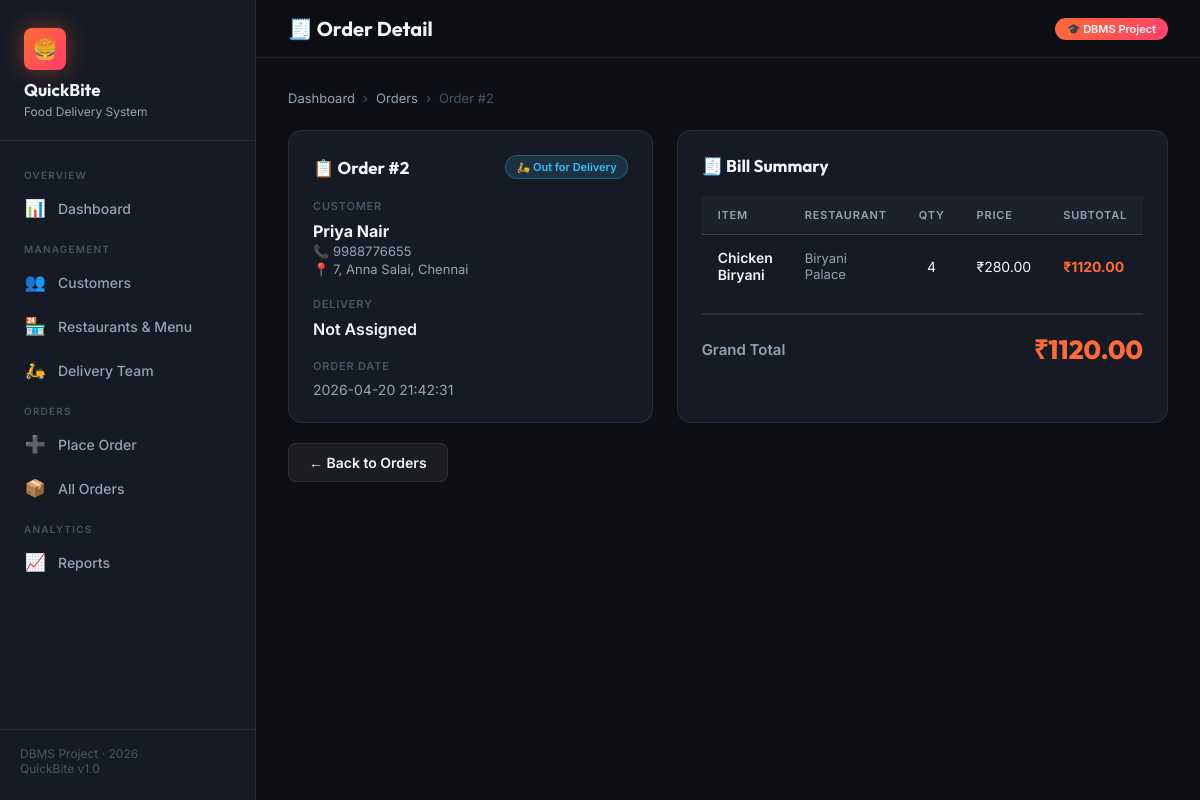
/orders/2, run on the app's committed database.
### tables this page shows
CREATE TABLE Orders (
            id               INTEGER PRIMARY KEY AUTOINCREMENT,
            customer_id      INTEGER NOT NULL,
            delivery_person_id INTEGER,
            total_amount     REAL    NOT NULL DEFAULT 0,
            status           TEXT    NOT NULL DEFAULT 'Pending',
            order_date       TEXT    NOT NULL,
            FOREIGN KEY (customer_id)       REFERENCES Customers(id),
            FOREIGN KEY (delivery_person_id) REFERENCES Delivery_Person(id)
        );

CREATE TABLE Customers (
            id      INTEGER PRIMARY KEY AUTOINCREMENT,
            name    TEXT    NOT NULL,
            phone   TEXT    NOT NULL,
            address TEXT    NOT NULL
        );

CREATE TABLE Order_Items (
            id       INTEGER PRIMARY KEY AUTOINCREMENT,
            order_id INTEGER NOT NULL,
            menu_id  INTEGER NOT NULL,
            quantity INTEGER NOT NULL DEFAULT 1,
            FOREIGN KEY (order_id) REFERENCES Orders(id),
            FOREIGN KEY (menu_id)  REFERENCES Menu(id)
        );

CREATE TABLE Menu (
            id            INTEGER PRIMARY KEY AUTOINCREMENT,
            restaurant_id INTEGER NOT NULL,
            item_name     TEXT    NOT NULL,
            price         REAL    NOT NULL,
            FOREIGN KEY (restaurant_id) REFERENCES Restaurants(id)
        );

CREATE TABLE Restaurants (
            id       INTEGER PRIMARY KEY AUTOINCREMENT,
            name     TEXT NOT NULL,
            location TEXT NOT NULL
        );

### app.py (the view)
@app.route("/orders/<int:order_id>")
def order_detail(order_id):
    conn = get_db()
    order = conn.execute("""
        SELECT o.*, c.name AS customer_name, c.phone AS customer_phone,
               c.address AS customer_address,
               COALESCE(dp.name,'Not Assigned') AS delivery_name,
               COALESCE(dp.phone,'—') AS delivery_phone
        FROM Orders o
        JOIN Customers c ON o.customer_id = c.id
        LEFT JOIN Delivery_Person dp ON o.delivery_person_id = dp.id
        WHERE o.id = ?
    """, (order_id,)).fetchone()
    if not order:
        flash("Order not found.", "error")
        return redirect(url_for("orders"))
    items = conn.execute("""
        SELECT oi.quantity, m.item_name, m.price,
               (oi.quantity * m.price) AS subtotal,
               r.name AS restaurant
        FROM Order_Items oi
        JOIN Menu m ON oi.menu_id = m.id
        JOIN Restaurants r ON m.restaurant_id = r.id
        WHERE oi.order_id = ?
    """, (order_id,)).fetchall()
    conn.close()
    return render_template("order_detail.html", order=order, items=items)

### app.py (called while the page is built)
def get_db():
    conn = sqlite3.connect(DB_PATH)
    conn.row_factory = sqlite3.Row
    conn.execute("PRAGMA foreign_keys = ON")
    return conn

### templates/order_detail.html (shortened to what this page needs)
{% extends "base.html" %}
{% block topbar_title %}🧾 Order Detail{% endblock %}
{% block content %}
<div class="breadcrumb">
  <a href="{{ url_for('index') }}">Dashboard</a>
  <span class="sep">›</span>
  <a href="{{ url_for('orders') }}">Orders</a>
  <span class="sep">›</span>
  <span>Order #{{ order.id }}</span>
</div>
<div class="grid-2">
  <div class="card">
    <div class="card-header">
      <div class="card-title">📋 Order #{{ order.id }}</div>
      {% if order.status == 'Pending' %}
        <span class="badge badge-pending">⏳ Pending</span>
      {% elif order.status == 'Out for Delivery' %}
        <span class="badge badge-out">🛵 Out for Delivery</span>
      {% else %}
        <span class="badge badge-delivered">✅ Delivered</span>
      {% endif %}
    </div>
    <div style="margin-bottom:20px;">
      <div style="font-size:11px;color:var(--text-3);margin-bottom:8px;font-weight:600;letter-spacing:0.8px;text-transform:uppercase;">Customer</div>
      <div style="font-weight:700;font-size:16px;">{{ order.customer_name }}</div>
      <div style="color:var(--text-2);font-size:13px;margin-top:2px;">📞 {{ order.customer_phone }}</div>
      <div style="color:var(--text-2);font-size:13px;margin-top:2px;">📍 {{ order.customer_address }}</div>
    </div>
    <div style="margin-bottom:20px;">
      <div style="font-size:11px;color:var(--text-3);margin-bottom:8px;font-weight:600;letter-spacing:0.8px;text-transform:uppercase;">Delivery</div>
      <div style="font-weight:600;">{{ order.delivery_name }}</div>
    </div>
    <div>
      <div style="font-size:11px;color:var(--text-3);margin-bottom:8px;font-weight:600;letter-spacing:0.8px;text-transform:uppercase;">Order Date</div>
      <div style="color:var(--text-2);font-size:14px;">{{ order.order_date }}</div>
    </div>
  </div>
  <div class="card">
    <div class="card-header">
      <div class="card-title">🧾 Bill Summary</div>
    </div>
    {% if items %}
    <div class="table-wrap" style="margin-bottom:16px;">
      <table>
        <thead>
          <tr>
            <th>Item</th>
            <th>Restaurant</th>
            <th>Qty</th>
            <th>Price</th>
            <th>Subtotal</th>
          </tr>
        </thead>
        <tbody>
          {% for item in items %}
          <tr>
            <td style="font-weight:600;">{{ item.item_name }}</td>
            <td style="color:var(--text-2);font-size:13px;">{{ item.restaurant }}</td>
            <td style="text-align:center;">{{ item.quantity }}</td>
            <td>₹{{ "%.2f"|format(item.price) }}</td>
            <td style="font-weight:700;color:var(--accent);">₹{{ "%.2f"|format(item.subtotal) }}</td>
          </tr>
          {% endfor %}
        </tbody>
      </table>
    </div>
    <div style="border-top:2px solid var(--border);padding-top:16px;display:flex;justify-content:space-between;align-items:center;">
      <div style="font-size:15px;font-weight:600;color:var(--text-2);">Grand Total</div>
      <div style="font-family:'Outfit',sans-serif;font-size:26px;font-weight:800;color:var(--accent);">
        ₹{{ "%.2f"|format(order.total_amount) }}
      </div>
    </div>
    {% else %}
    <div class="empty">
      <div class="empty-icon">🍽️</div>
      <p>No items found for this order.</p>
    </div>
    {% endif %}
  </div>
</div>
<div style="margin-top:20px;">
  <a href="{{ url_for('orders') }}" class="btn btn-secondary">← Back to Orders</a>
</div>
{% endblock %}

### static/style.css (style rules this page uses)
:root { --bg: #0d0f14; --bg-card: #161a24; --bg-input: #1e2333; --border: rgba(255,255,255,0.08); --border-glow: rgba(255,107,53,0.45); --accent: #ff6b35; --accent-2: #f7c59f; --accent-3: #ff3e6c; --green: #22c55e; --yellow: #f59e0b; --blue: #38bdf8; --purple: #a78bfa; --red: #ef4444; --text: #f1f5f9; --text-2: #94a3b8; --text-3: #475569; --radius: 14px; --radius-sm: 8px; --shadow: 0 8px 32px rgba(0,0,0,0.45); --shadow-lg: 0 24px 64px rgba(0,0,0,0.55); --sidebar-w: 256px; }
*, *::before, *::after { box-sizing: border-box; margin: 0; padding: 0; }
html { scroll-behavior: smooth; }
body { font-family: 'Inter', sans-serif; background: var(--bg); color: var(--text); min-height: 100vh; display: flex; overflow-x: hidden; }
.card { background: var(--bg-card); border: 1px solid var(--border); border-radius: var(--radius); padding: 24px; transition: border-color 0.2s ease, box-shadow 0.2s ease; }
.card-header { display: flex; align-items: center; justify-content: space-between; margin-bottom: 20px; }
.card-title { font-family: 'Outfit', sans-serif; font-size: 17px; font-weight: 700; display: flex; align-items: center; gap: 8px; }
.grid-2 { display: grid; grid-template-columns: 1fr 1fr; gap: 24px; }
.table-wrap { overflow-x: auto; }
table { width: 100%; border-collapse: collapse; font-size: 14px; }
thead th { background: rgba(255,255,255,0.03); color: var(--text-2); font-size: 11px; font-weight: 600; letter-spacing: 0.8px; text-transform: uppercase; padding: 12px 16px; text-align: left; border-bottom: 1px solid var(--border); }
tbody tr { border-bottom: 1px solid var(--border); transition: background 0.15s ease; }
tbody tr:last-child { border-bottom: none; }
tbody td { padding: 14px 16px; color: var(--text); }
.badge { display: inline-flex; align-items: center; gap: 5px; font-size: 11px; font-weight: 600; padding: 4px 10px; border-radius: 20px; }
.badge-out { background: rgba(56,189,248,0.15); color: var(--blue); border: 1px solid rgba(56,189,248,0.3); }
.btn { display: inline-flex; align-items: center; gap: 8px; padding: 10px 20px; border-radius: var(--radius-sm); font-size: 14px; font-weight: 600; font-family: 'Inter', sans-serif; border: none; cursor: pointer; transition: all 0.2s ease; text-decoration: none; }
.btn-secondary { background: rgba(255,255,255,0.06); color: var(--text); border: 1px solid var(--border); }
.breadcrumb { display: flex; align-items: center; gap: 8px; font-size: 13px; color: var(--text-3); margin-bottom: 24px; }
.breadcrumb a { color: var(--text-2); text-decoration: none; }
.breadcrumb .sep { color: var(--text-3); }

### data on the page
Orders: id "2", order_date "2026-04-20 21:42:31", total_amount "1120.00"
Customers: customer_name "Priya Nair", customer_phone "9988776655", customer_address "7, Anna Salai, Chennai"
Order_Items: item_name "Chicken Biryani", restaurant "Biryani Palace", quantity "4", subtotal "1120.00"
Menu: price "280.00"

### other printed values
{{ order.delivery_name }} "Not Assigned"
